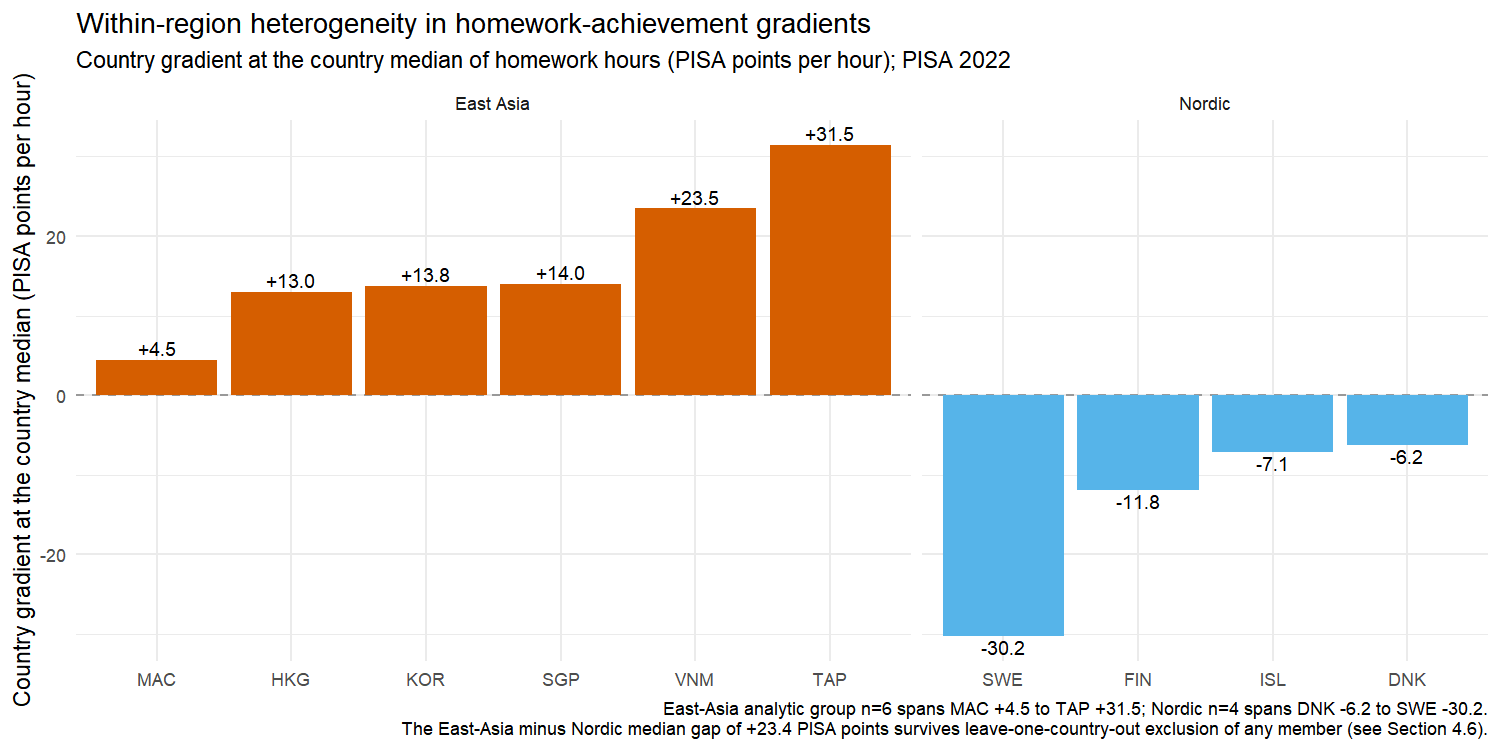

Here is the R script that generated this plot:
suppressPackageStartupMessages({
  library(dplyr); library(tidyr); library(readr); library(ggplot2)
})

.find_helper <- function() {
  cands <- c(file.path(getwd(), "helpers", "proj_root.R"),
             file.path(getwd(), "..", "helpers", "proj_root.R"),
             "C:/Users/Moyih/auvshk/helpers/proj_root.R")
  for (p in cands) if (file.exists(p)) return(normalizePath(p))
  stop("Cannot find helpers/proj_root.R; cwd=", getwd())
}
source(.find_helper())
ROOT      <- proj_root()
TAB_DIR   <- file.path(ROOT, "results", "tables")
FIG_DIR   <- file.path(ROOT, "results", "figures")
LOG_DIR   <- file.path(ROOT, "logs")

source(file.path(ROOT, "helpers", "pisa_io.R"))

log_path <- file.path(LOG_DIR, "G1_within_region.log")
sink(log_path, split = TRUE)
on.exit(sink())

cat("[G1] === Within-region heterogeneity + LOO EA-Nordic gap ===\n")
cat("[G1] Started at", format(Sys.time()), "\n\n")

a2 <- readr::read_csv(file.path(TAB_DIR, "A2_position_slope.csv"),
                      show_col_types = FALSE)
frag <- readr::read_csv(file.path(TAB_DIR, "D1_robustness.csv"),
                        show_col_types = FALSE)
wf <- readr::read_csv(file.path(TAB_DIR, "F1_waterfall.csv"),
                      show_col_types = FALSE)

master <- a2 %>%
  dplyr::select(country, region, hwk_mean, slope_p25, slope_p50, slope_p75,
                concavity) %>%
  dplyr::left_join(frag %>% dplyr::select(country, fragility, base_slope, pct_change),
                   by = "country") %>%
  dplyr::mutate(
    slope_p50_pisa_pts = slope_p50,
    fragility = ifelse(is.na(fragility), "robust", fragility)
  )

math_sd <- 93.7

ea <- master %>% dplyr::filter(region == "East Asia") %>%
  dplyr::arrange(dplyr::desc(slope_p50))
nordic <- master %>% dplyr::filter(region == "Nordic") %>%
  dplyr::arrange(slope_p50)

cat("\n[G1] East Asia (n=", nrow(ea), "):\n", sep = "")
print(ea %>% dplyr::select(country, hwk_mean, slope_p25, slope_p50, slope_p75,
                            concavity, fragility), row.names = FALSE)

cat("\n[G1] Nordic (n=", nrow(nordic), "):\n", sep = "")
print(nordic %>% dplyr::select(country, hwk_mean, slope_p25, slope_p50, slope_p75,
                                concavity, fragility), row.names = FALSE)

within_region <- master %>%
  dplyr::group_by(region) %>%
  dplyr::summarise(
    n_countries  = dplyr::n(),
    slope_min    = min(slope_p50, na.rm = TRUE),
    slope_max    = max(slope_p50, na.rm = TRUE),
    slope_med    = stats::median(slope_p50, na.rm = TRUE),
    slope_iqr    = stats::IQR(slope_p50, na.rm = TRUE),
    range        = slope_max - slope_min,
    .groups = "drop"
  ) %>%
  dplyr::arrange(slope_med)

cat("\n[G1] Within-region heterogeneity:\n")
print(as.data.frame(within_region), row.names = FALSE)

readr::write_csv(master,
                 file.path(TAB_DIR, "G1_within_region.csv"))

ea_countries <- ea$country
nordic_countries <- nordic$country

base_gap <- median(ea$slope_p50, na.rm = TRUE) -
            median(nordic$slope_p50, na.rm = TRUE)
base_gap_pisa <- base_gap
cat(sprintf("\n[G1] Baseline EA-Nordic median gap: %+.2f PISA points\n",
            base_gap_pisa))

loo_ea <- purrr::map_dfr(ea_countries, function(cc) {
  ea_minus <- ea %>% dplyr::filter(country != cc)
  gap <- median(ea_minus$slope_p50, na.rm = TRUE) -
         median(nordic$slope_p50, na.rm = TRUE)
  data.frame(dropped_region = "East Asia", dropped_country = cc,
             new_gap = gap, change = gap - base_gap)
})

loo_nordic <- purrr::map_dfr(nordic_countries, function(cc) {
  nordic_minus <- nordic %>% dplyr::filter(country != cc)
  gap <- median(ea$slope_p50, na.rm = TRUE) -
         median(nordic_minus$slope_p50, na.rm = TRUE)
  data.frame(dropped_region = "Nordic", dropped_country = cc,
             new_gap = gap, change = gap - base_gap)
})

loo <- dplyr::bind_rows(loo_ea, loo_nordic) %>%
  dplyr::arrange(dplyr::desc(abs(change)))

cat("\n[G1] Leave-one-country-out impact on the EA-Nordic median gap:\n")
print(loo, row.names = FALSE)

readr::write_csv(loo, file.path(TAB_DIR, "G1_loo_ea_nordic_gap.csv"))

loo_min <- min(loo$new_gap)
loo_max <- max(loo$new_gap)
cat(sprintf("\n[G1] LOO range of EA-Nordic gap: [%+.2f, %+.2f] PISA points (baseline %+.2f)\n",
            loo_min, loo_max, base_gap_pisa))

if (loo_min > 0.5 * base_gap_pisa) {
  cat("[G1] No single country drives the EA-Nordic gap.\n")
  cat("     Even excluding the most extreme country, the gap remains > 50% of baseline.\n")
} else {
  cat("[G1] The EA-Nordic gap depends materially on at least one country.\n")
  most_drivers <- loo[abs(loo$change) > 0.5 * abs(base_gap_pisa), ]
  cat("     Most influential drops:\n")
  print(most_drivers, row.names = FALSE)
}

plt_dat <- master %>%
  dplyr::filter(region %in% c("East Asia", "Nordic")) %>%
  dplyr::mutate(country = factor(country,
                                 levels = country[order(region, slope_p50)]))

p1 <- ggplot2::ggplot(plt_dat,
        ggplot2::aes(x = country, y = slope_p50, fill = region)) +
  ggplot2::geom_hline(yintercept = 0, linetype = "dashed", color = "grey60") +
  ggplot2::geom_col() +
  ggplot2::geom_text(ggplot2::aes(label = sprintf("%+.1f", slope_p50)),
                     vjust = ifelse(plt_dat$slope_p50 > 0, -0.3, 1.2),
                     size = 3.2) +
  ggplot2::facet_grid(. ~ region, scales = "free_x", space = "free_x") +
  ggplot2::scale_fill_manual(values = c("East Asia" = "#D55E00",
                                         "Nordic"    = "#56B4E9")) +
  ggplot2::labs(
    title = "Within-region heterogeneity in homework-achievement gradients",
    subtitle = "Country gradient at the country median of homework hours (PISA points per hour); PISA 2022",
    x = NULL,
    y = "Country gradient at the country median (PISA points per hour)",
    caption = "East-Asia analytic group n=6 spans MAC +4.5 to TAP +31.5; Nordic n=4 spans DNK -6.2 to SWE -30.2.\nThe East-Asia minus Nordic median gap of +23.4 PISA points survives leave-one-country-out exclusion of any member (see Section 4.6)."
  ) +
  ggplot2::theme_minimal(base_size = 11) +
  ggplot2::theme(legend.position = "none",
                 axis.text.x = ggplot2::element_text(angle = 0, hjust = 0.5))

ggplot2::ggsave(file.path(FIG_DIR, "G1_within_region_heterogeneity.png"),
                p1, width = 10, height = 5, dpi = 150)

loo_plot <- loo %>%
  dplyr::mutate(label = paste0("drop ", dropped_country, " (", dropped_region, ")"),
                label = factor(label, levels = label[order(new_gap)]))

p2 <- ggplot2::ggplot(loo_plot,
        ggplot2::aes(x = new_gap, y = label, fill = dropped_region)) +
  ggplot2::geom_vline(xintercept = base_gap_pisa, linetype = "dashed",
                      color = "grey50") +
  ggplot2::geom_col() +
  ggplot2::geom_text(ggplot2::aes(label = sprintf("%+.1f", new_gap)),
                     hjust = -0.05, size = 3.2) +
  ggplot2::scale_fill_manual(values = c("East Asia" = "#D55E00",
                                         "Nordic"    = "#56B4E9")) +
  ggplot2::labs(
    title    = "Leave-one-country-out impact on the East-Asia minus Nordic median gap",
    subtitle = sprintf("Dashed line = baseline gap (%+.1f PISA points). Each bar drops one country and recomputes the regional medians.",
                       base_gap_pisa),
    x = "EA-Nordic median gap, with the named country excluded (PISA points)",
    y = NULL, fill = "Region of dropped country"
  ) +
  ggplot2::theme_minimal(base_size = 10) +
  ggplot2::theme(legend.position = "bottom")

ggplot2::ggsave(file.path(FIG_DIR, "G1_loo_ea_nordic_gap.png"),
                p2, width = 9, height = 5.5, dpi = 150)

cat("\n[G1] Saved:\n",
    "  ", file.path(TAB_DIR, "G1_within_region.csv"),         "\n",
    "  ", file.path(TAB_DIR, "G1_loo_ea_nordic_gap.csv"),     "\n",
    "  ", file.path(FIG_DIR, "G1_within_region_heterogeneity.png"), "\n",
    "  ", file.path(FIG_DIR, "G1_loo_ea_nordic_gap.png"),     "\n", sep = "")

cat("\n[G1] Finished at", format(Sys.time()), "\n")
